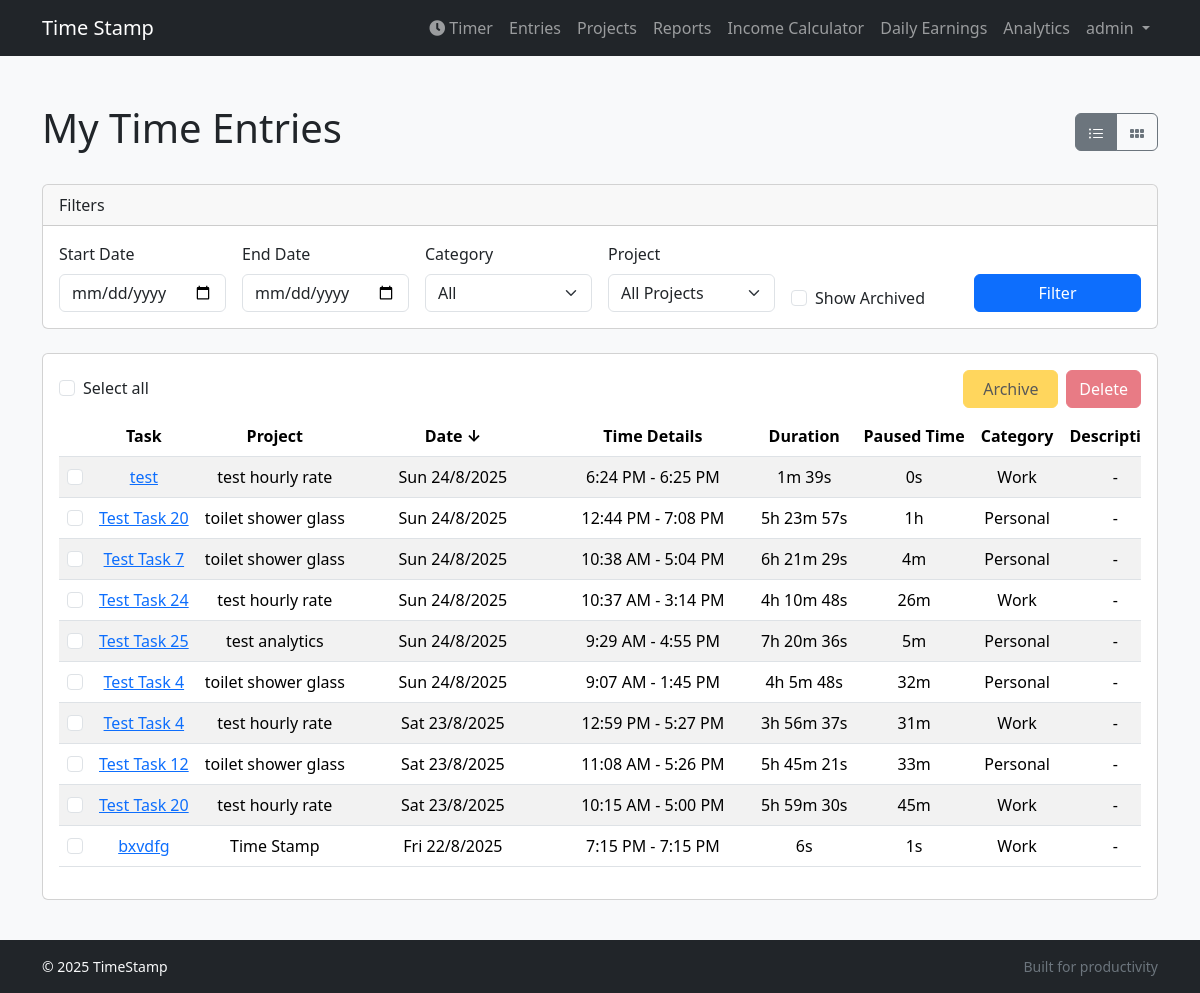
/entries/ (signed in), run on the app's committed database.
### tracker/models.py (models this page shows, shortened)
class TimeEntry(models.Model):
    user = models.ForeignKey(settings.AUTH_USER_MODEL, on_delete=models.CASCADE)
    project = models.ForeignKey(Project, on_delete=models.CASCADE, null=True, blank=True, related_name='time_entries')
    title = models.CharField(max_length=200)
    description = models.TextField(blank=True)
    notes = models.TextField(blank=True)
    start_time = models.DateTimeField()
    end_time = models.DateTimeField(null=True, blank=True)
    is_archived = models.BooleanField(default=False)
    category = models.CharField(max_length=10, choices=CATEGORY_CHOICES, default='work')
    is_paused = models.BooleanField(default=False)
    last_pause_time = models.DateTimeField(null=True, blank=True)
    paused_duration = models.DurationField(default=timedelta(0))
    class Meta:
        ordering = ['-start_time']
    @property
    def duration(self):
        if self.end_time:
            paused_time = self.paused_duration or timedelta(0)
            return self.end_time - self.start_time - paused_time
        return None

class Project(models.Model):
    user = models.ForeignKey(settings.AUTH_USER_MODEL, on_delete=models.CASCADE)
    name = models.CharField(max_length=200)
    description = models.TextField(blank=True)
    category = models.CharField(max_length=10, choices=CATEGORY_CHOICES, default='work')
    is_archived = models.BooleanField(default=False)
    hourly_rate = models.DecimalField(max_digits=8, decimal_places=2, default=0.00)

### tracker/views.py (the view)
# urls.py: path('entries/', views.TimeEntryListView.as_view(), name='entry_list'),
class TimeEntryListView(LoginRequiredMixin, ListView):
    model = TimeEntry
    template_name = 'tracker/timeentry_list.html'
    context_object_name = 'entries'
    paginate_by = 10
    def get_queryset(self):
        queryset = super().get_queryset().filter(user=self.request.user)
        self.filter_form = TimeEntryFilterForm(self.request.GET)
        queryset = queryset.annotate(duration_calc=F('end_time') - F('start_time'))
        project_id = self.request.GET.get('project')
        if project_id:
            queryset = queryset.filter(project_id=project_id)
        if self.filter_form.is_valid():
            start_date = self.filter_form.cleaned_data.get('start_date')
            if start_date:
                queryset = queryset.filter(start_time__date__gte=start_date)
            end_date = self.filter_form.cleaned_data.get('end_date')
            if end_date:
                queryset = queryset.filter(end_time__date__lte=end_date)
            category = self.filter_form.cleaned_data.get('category')
            if category:
                queryset = queryset.filter(category=category)
            if self.filter_form.cleaned_data.get('show_archived'):
                queryset = queryset.filter(is_archived=True)
            else:
                queryset = queryset.filter(is_archived=False)
        else:
            queryset = queryset.filter(is_archived=False)
        sort_by = self.request.GET.get('sort_by', 'start_time') # Default sort
        sort_dir = self.request.GET.get('sort_dir', 'desc')
        valid_sort_fields = ['title', 'project__name', 'start_time', 'end_time', 'duration', 'category', 'paused_duration']
        sort_field_db = 'duration_calc' if sort_by == 'duration' else sort_by
        if sort_by in valid_sort_fields:
            if sort_dir == 'desc':
                sort_field_db = f'-{sort_field_db}'
            queryset = queryset.order_by(sort_field_db)
        else:
            queryset = queryset.order_by('-start_time')
        return queryset
    def get_context_data(self, **kwargs):
        context = super().get_context_data(**kwargs)
        filter_data = self.filter_form.cleaned_data if self.filter_form.is_valid() else {}
        selected_project_id = self.request.GET.get('project')
        if selected_project_id:
            filter_data['project'] = selected_project_id
        context['filter_form'] = filter_data
        context['sort_by'] = self.request.GET.get('sort_by', 'start_time')
        context['sort_dir'] = self.request.GET.get('sort_dir', 'desc')
        context['all_projects'] = Project.objects.filter(user=self.request.user)
        latest_work_entry = TimeEntry.objects.filter(user=self.request.user, category='work', project__isnull=False).order_by('-start_time').first()
        latest_personal_entry = TimeEntry.objects.filter(user=self.request.user, category='personal', project__isnull=False).order_by('-start_time').first()
        context['latest_work_project_id'] = latest_work_entry.project.id if latest_work_entry else None
        context['latest_personal_project_id'] = latest_personal_entry.project.id if latest_personal_entry else None
        return context

### templates/tracker/timeentry_list.html (shortened to what this page needs)
{% extends "base.html" %}
{% load tracker_tags %}
{% block content %}
<div class="d-flex justify-content-between align-items-center mb-4">
    <h1>My Time Entries</h1>
    <div class="btn-group" role="group" aria-label="View switcher">
        <button type="button" class="btn btn-outline-secondary active" id="table-view-btn" title="List View">
        </button>
        <button type="button" class="btn btn-outline-secondary" id="card-view-btn" title="Card View">
        </button>
    </div>
</div>
<div class="card mb-4 d-none d-lg-block">
    <div class="card-header">Filters</div>
    <div class="card-body">
        <form method="get" class="row g-3 align-items-end">
            <div class="col-lg-2">
                <label for="start_date_desktop" class="form-label">Start Date</label>
                <input type="date" name="start_date" id="start_date_desktop" class="form-control" value="{{ form.start_date.value|default:'' }}">
            </div>
            <div class="col-lg-2">
                <label for="end_date_desktop" class="form-label">End Date</label>
                <input type="date" name="end_date" id="end_date_desktop" class="form-control" value="{{ form.end_date.value|default:'' }}">
            </div>
            <div class="col-lg-2">
                <label for="category_desktop" class="form-label">Category</label>
                <select name="category" id="category_desktop" class="form-select">
                    <option value="">All</option>
                </select>
            </div>
            <div class="col-lg-2">
                <label for="project_desktop" class="form-label">Project</label>
                <select name="project" id="project_desktop" class="form-select">
                    <option value="">All Projects</option>
                </select>
            </div>
            <div class="col-lg-2">
                <div class="form-check">
                    <input class="form-check-input" type="checkbox" name="show_archived" id="show_archived_desktop" value="on" {% if form.show_archived.value %}checked{% endif %}>
                    <label class="form-check-label" for="show_archived_desktop">
                        Show Archived
                    </label>
                </div>
            </div>
            <div class="col-lg-2">
                <button type="submit" class="btn btn-primary w-100">Filter</button>
            </div>
        </form>
    </div>
</div>
<form method="get" id="bulk-action-form">
    <div class="card mb-3">
        <div class="card-body">
            <div class="d-flex justify-content-between align-items-center mb-2 gap-2">
                <div class="form-check">
                    <input class="form-check-input" type="checkbox" id="select-all-entries">
                    <label class="form-check-label" for="select-all-entries">
                        Select all
                    </label>
                </div>
                <div class="d-flex gap-2">
                    {% if form.show_archived.value %}
                        <button type="submit" class="btn btn-secondary archive-action-btn" id="bulk-unarchive-btn" disabled formaction="{% url 'tracker:entry_bulk_unarchive_confirm' %}">Unarchive</button>
                    {% else %}
                        <button type="submit" class="btn btn-warning archive-action-btn" id="bulk-archive-btn" disabled formaction="{% url 'tracker:entry_bulk_archive_confirm' %}">Archive</button>
                    {% endif %}
                    <button type="submit" class="btn btn-danger" id="bulk-delete-btn" disabled formaction="{% url 'tracker:entry_bulk_delete_confirm' %}">Delete</button>
                </div>
            </div>
            <div id="table-view-container">
                <div class="table-responsive">
                    <table class="table table-striped table-hover">
                        <thead>
                            <tr id="sortable-headers">
                                <th data-column-id="checkbox"></th>
                                <th class="text-center" data-column-id="task">
                                    <a href="?{% url_replace request 'sort_by' 'title' 'sort_dir' %}" class="text-decoration-none text-reset">
                                        Task {% if sort_by == 'title' %}{% if sort_dir == 'asc' %}&uarr;{% else %}&darr;{% endif %}{% endif %}
                                    </a>
                                </th>
                                <th class="text-center" data-column-id="project">
                                     <a href="?{% url_replace request 'sort_by' 'project__name' 'sort_dir' %}" class="text-decoration-none text-reset">
                                        Project {% if sort_by == 'project__name' %}{% if sort_dir == 'asc' %}&uarr;{% else %}&darr;{% endif %}{% endif %}
                                    </a>
                                </th>
                                <th class="text-center" data-column-id="date">
                                     <a href="?{% url_replace request 'sort_by' 'start_time' 'sort_dir' %}" class="text-decoration-none text-reset">
                                        Date {% if sort_by == 'start_time' %}{% if sort_dir == 'asc' %}&uarr;{% else %}&darr;{% endif %}{% endif %}
                                    </a>
                                </th>
                                <th class="text-center" data-column-id="start_time">Time Details</th>
                                <th class="text-center" data-column-id="duration">
                                     <a href="?{% url_replace request 'sort_by' 'duration' 'sort_dir' %}" class="text-decoration-none text-reset">
                                        Duration {% if sort_by == 'duration' %}{% if sort_dir == 'asc' %}&uarr;{% else %}&darr;{% endif %}{% endif %}
                                    </a>
                                </th>
                                <th class="text-center" data-column-id="paused_time">
                                     <a href="?{% url_replace request 'sort_by' 'paused_duration' 'sort_dir' %}" class="text-decoration-none text-reset">
                                        Paused Time {% if sort_by == 'paused_duration' %}{% if sort_dir == 'asc' %}&uarr;{% else %}&darr;{% endif %}{% endif %}
                                    </a>
                                </th>
                                <th class="text-center" data-column-id="category">
                                     <a href="?{% url_replace request 'sort_by' 'category' 'sort_dir' %}" class="text-decoration-none text-reset">
                                        Category {% if sort_by == 'category' %}{% if sort_dir == 'asc' %}&uarr;{% else %}&darr;{% endif %}{% endif %}
                                    </a>
                                </th>
                                <th class="text-center" data-column-id="description">Description</th>
                            </tr>
                        </thead>
                        <tbody id="table-body">
                            {% for entry in entries %}
                            <tr class="{% if entry.is_archived %}table-secondary text-muted{% endif %}">
                                <td class="text-center" data-column-id="checkbox"><input class="form-check-input entry-checkbox" type="checkbox" name="selected_entries" value="{{ entry.pk }}"></td>
                                <td class="text-center" data-column-id="task"><a href="{% url 'tracker:entry_update' entry.pk %}">{{ entry.title }}</a></td>
                                <td class="text-center" data-column-id="project">{{ entry.project.name|default:"-" }}</td>
                                <td class="text-center" data-column-id="date">{{ entry.start_time|date:"D j/n/Y" }}</td>
                                <td class="text-center" data-column-id="start_time">{{ entry.start_time|date:"g:i A" }} - {{ entry.end_time|date:"g:i A" }}</td>
                                <td class="text-center" data-column-id="duration">{{ entry.duration|human_duration }}</td>
                                <td class="text-center" data-column-id="paused_time">{{ entry.paused_duration|human_duration }}</td>
                                <td class="text-center" data-column-id="category">{{ entry.get_category_display }}</td>
                                <td class="text-center" data-column-id="description">{{ entry.description|truncatechars:30|default:"-" }}</td>
                            </tr>
                            {% empty %}
                            <tr>
                                <td colspan="12" class="text-center">No time entries found.</td>
                            </tr>
                            {% endfor %}
                        </tbody>
                    </table>
                </div>
            </div>
        </div>
    </div>
</form>
{% endblock %}

### templates/base.html (shortened to what this page needs)
{% load static %}
<!DOCTYPE html>
<html lang="en" class="h-100">
<head>
    <link href="https://cdn.jsdelivr.net/npm/bootstrap@5.3.2/dist/css/bootstrap.min.css" rel="stylesheet"
>
    <link rel="stylesheet" href="https://cdnjs.cloudflare.com/ajax/libs/font-awesome/5.15.4/css/all.min.css">
    <link rel="stylesheet" href="{% static 'css/style.css' %}">
</head>
<body class="d-flex flex-column h-100">
<nav class="navbar navbar-expand-lg navbar-dark bg-dark mb-4">
        <div class="container">
            <a class="navbar-brand me-auto" href="{% url 'tracker:home' %}">Time Stamp</a>
            <div class="collapse navbar-collapse" id="navbarNav">
                <ul class="navbar-nav ms-auto">
                    {% if user.is_authenticated %}
                        <li class="nav-item d-none d-lg-block">
                            <a class="nav-link" href="{% url 'tracker:home' %}"><i class="fas fa-clock me-1"></i>Timer</a>
                        </li>
                        <li class="nav-item">
                            <a class="nav-link" href="{% url 'tracker:entry_list' %}">Entries</a>
                        </li>
                        <li class="nav-item">
                            <a class="nav-link" href="{% url 'tracker:project_list' %}">Projects</a>
                        </li>
                        <li class="nav-item">
                            <a class="nav-link" href="{% url 'tracker:reports' %}">Reports</a>
                        </li>
                        <li class="nav-item">
                            <a class="nav-link" href="{% url 'tracker:income_calculator' %}">Income Calculator</a>
                        </li>
                        <li class="nav-item">
                            <a class="nav-link" href="{% url 'tracker:daily_earnings_tracker' %}">Daily Earnings</a>
                        </li>
                        <li class="nav-item">
                            <a class="nav-link" href="{% url 'tracker:analytics' %}">Analytics</a>
                        </li>
                        <li class="nav-item dropdown">
                            <a class="nav-link dropdown-toggle" href="#" id="navbarDropdown" role="button" data-bs-toggle="dropdown" aria-expanded="false">
                                {{ user.username }}
                            </a>
                        </li>
                    {% endif %}
                </ul>
            </div>
        </div>
    </nav>
    <main class="container py-4 flex-grow-1">
        {% block content %}{% endblock %}
    </main>
    <footer class="bg-dark text-light py-3 mt-auto">
      <div class="container small d-flex flex-column flex-md-row justify-content-between">
          <div>&copy; {% now "Y" %} TimeStamp</div>
          <div>
              <span class="text-secondary">Built for productivity</span>
          </div>
      </div>
    </footer>
</body>
</html>

### data on the page
TimeEntry: title "test", project.name "test hourly rate", start_time "Sun 24/8/2025", start_time "6:24 PM", end_time "6:25 PM", duration|human_duration "1m 39s", paused_duration|human_duration "0s", category "Work", description "-"
TimeEntry: title "Test Task 20", project.name "toilet shower glass", start_time "Sun 24/8/2025", start_time "12:44 PM", end_time "7:08 PM", duration|human_duration "5h 23m 57s", paused_duration|human_duration "1h", category "Personal", description "-"
TimeEntry: title "Test Task 7", project.name "toilet shower glass", start_time "Sun 24/8/2025", start_time "10:38 AM", end_time "5:04 PM", duration|human_duration "6h 21m 29s", paused_duration|human_duration "4m", category "Personal", description "-"
TimeEntry: title "Test Task 24", project.name "test hourly rate", start_time "Sun 24/8/2025", start_time "10:37 AM", end_time "3:14 PM", duration|human_duration "4h 10m 48s", paused_duration|human_duration "26m", category "Work", description "-"
TimeEntry: title "Test Task 25", project.name "test analytics", start_time "Sun 24/8/2025", start_time "9:29 AM", end_time "4:55 PM", duration|human_duration "7h 20m 36s", paused_duration|human_duration "5m", category "Personal", description "-"
TimeEntry: title "Test Task 4", project.name "toilet shower glass", start_time "Sun 24/8/2025", start_time "9:07 AM", end_time "1:45 PM", duration|human_duration "4h 5m 48s", paused_duration|human_duration "32m", category "Personal", description "-"
TimeEntry: title "Test Task 4", project.name "test hourly rate", start_time "Sat 23/8/2025", start_time "12:59 PM", end_time "5:27 PM", duration|human_duration "3h 56m 37s", paused_duration|human_duration "31m", category "Work", description "-"
TimeEntry: title "Test Task 12", project.name "toilet shower glass", start_time "Sat 23/8/2025", start_time "11:08 AM", end_time "5:26 PM", duration|human_duration "5h 45m 21s", paused_duration|human_duration "33m", category "Personal", description "-"
TimeEntry: title "Test Task 20", project.name "test hourly rate", start_time "Sat 23/8/2025", start_time "10:15 AM", end_time "5:00 PM", duration|human_duration "5h 59m 30s", paused_duration|human_duration "45m", category "Work", description "-"
TimeEntry: title "bxvdfg", project.name "Time Stamp", start_time "Fri 22/8/2025", start_time "7:15 PM", end_time "7:15 PM", duration|human_duration "6s", paused_duration|human_duration "1s", category "Work", description "-"

### other printed values
{{ user.username }} "admin"
